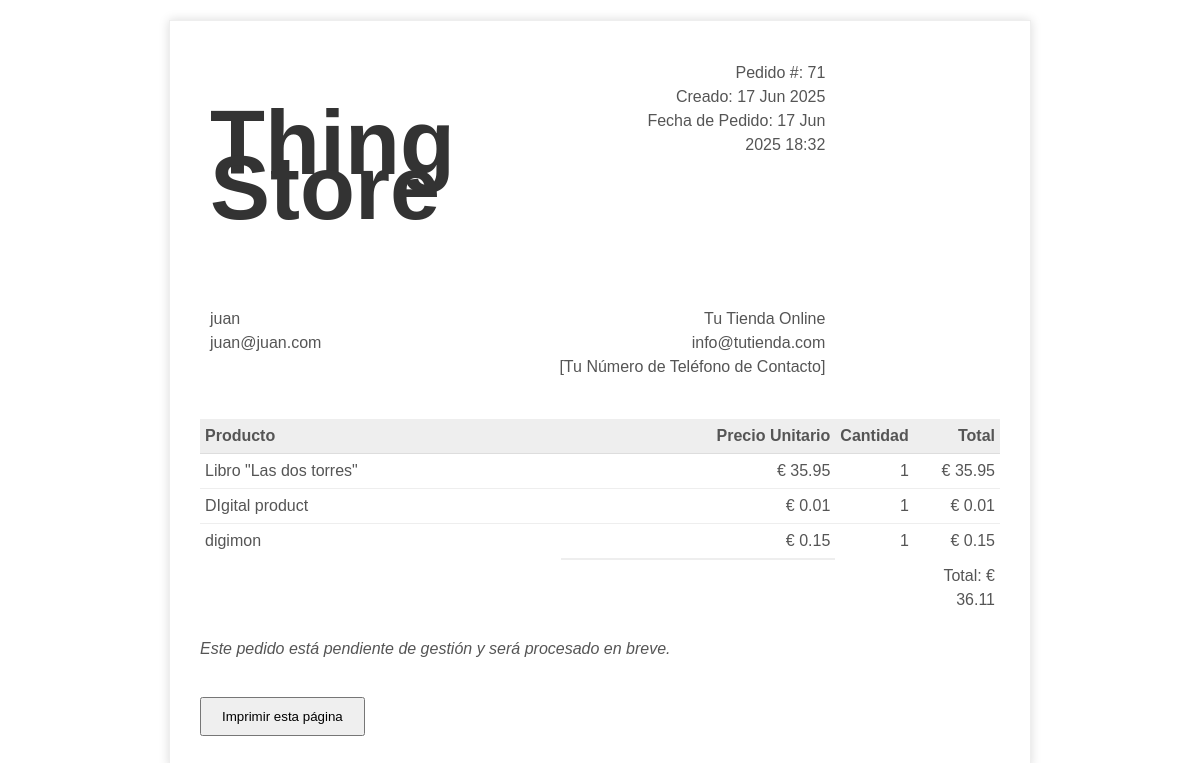
The app's page /order_print/71/ (signed in), older data.
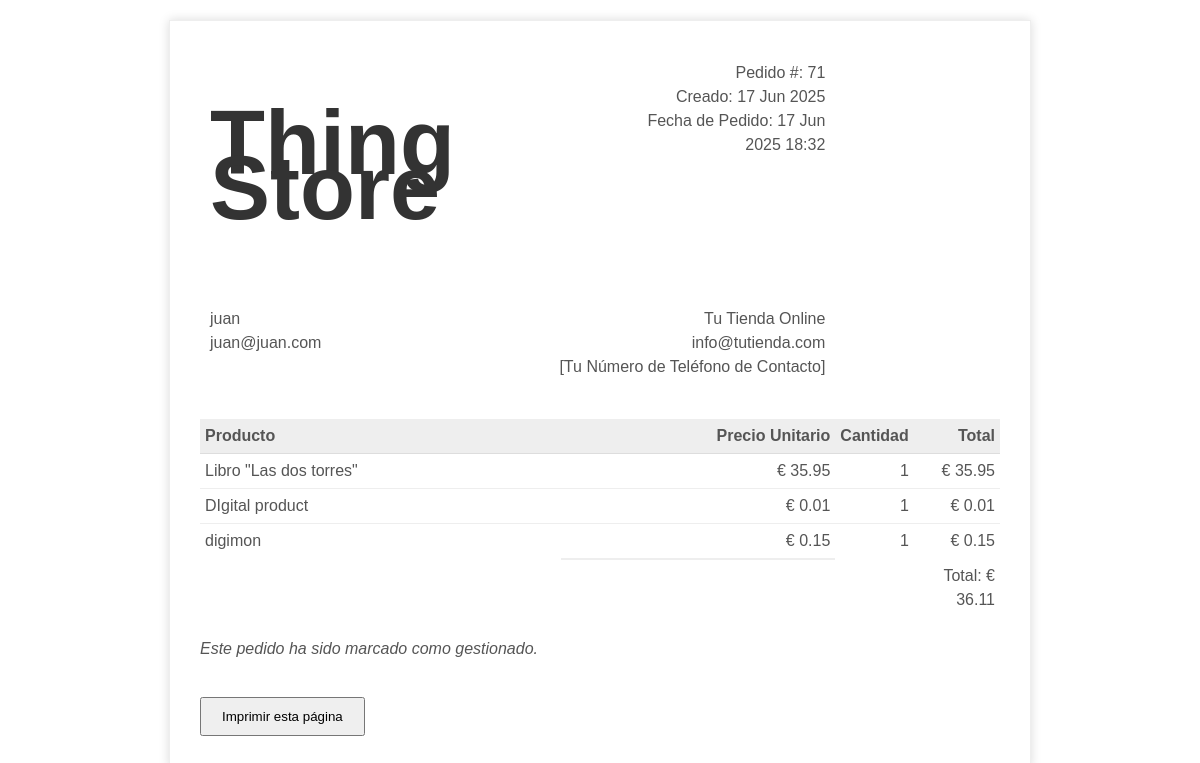
The same page, newer data.
### store/views.py (the view, shortened to what this page needs)
# urls.py: path('order_print/<int:order_id>/', views.order_print_view, name='order_print'), # Nombre de la ruta: 'order_print'
def order_print_view(request, order_id): # Eliminamos guest_token como argumento de ruta
    order = get_object_or_404(Order, id=order_id, complete=True)
    guest_token = request.GET.get('guest_token')
    if request.user.is_authenticated:
        customer = request.user.customer
        if order.customer != customer:
            raise Http404("No tienes permiso para ver este pedido.")
    current_datetime = timezone.now()
    context = {
        'order': order,
        'order_items': order.orderitem_set.all(),
        'current_datetime': current_datetime,
        'guest_access_token': guest_token
    }
    return render(request, 'store/order_print.html', context)

### store/models.py (called while the page is built)
    @property
    def get_cart_total(self):
        orderitems = self.orderitem_set.all()
        total = sum([item.get_total for item in orderitems])
        return total

    @property
    def get_total(self):
        if self.product:
            total = self.product.price * self.quantity
            return total
        return Decimal('0.00')  # Devuelve 0 si no hay producto

### store/templates/store/order_print.html (shortened to what this page needs)
<!DOCTYPE html>
<html>
<head>
</head>
<body>
    <div class="invoice-box">
        <table cellpadding="0" cellspacing="0">
            <tr class="top">
                <td colspan="2">
                    <table>
                        <tr>
                            <td class="title">
                                <h1>Thing Store</h1>
                            </td>
                            <td>
                                Pedido #: {{ order.id }}<br>
                                Creado: {{ current_datetime|date:"d M Y" }}<br>
                                Fecha de Pedido: {{ order.date_ordered|date:"d M Y H:i" }}
                            </td>
                        </tr>
                    </table>
                </td>
            </tr>
            <tr class="information">
                <td colspan="2">
                    <table>
                        <tr>
                            <td>
                                {% if order.customer.name %}{{ order.customer.name }}{% else %}Cliente Anónimo{% endif %}<br>
                                {% if order.customer.email %}{{ order.customer.email }}{% endif %}<br>
                            </td>
                            <td>
                                Tu Tienda Online<br>
                                info@tutienda.com<br>
                                [Tu Número de Teléfono de Contacto]
                            </td>
                        </tr>
                    </table>
                </td>
            </tr>
            <tr class="heading">
                <td>Producto</td>
                <td class="text-right">Precio Unitario</td>
                <td class="text-right">Cantidad</td>
                <td class="text-right">Total</td>
            </tr>
            {% for item in order_items %}
            <tr class="item {% if forloop.last %}last{% endif %}">
                <td class="text-left">{{ item.product.name }}</td>
                <td class="text-right">€ {{ item.product.price|floatformat:2 }}</td>
                <td class="text-right">{{ item.quantity }}</td>
                <td class="text-right">€ {{ item.get_total|floatformat:2 }}</td>
            </tr>
            {% endfor %}
            <tr class="total">
                <td></td>
                <td></td>
                <td></td>
                <td class="text-right">Total: € {{ order.get_cart_total|floatformat:2 }}</td>
            </tr>
        </table>
        {% if order.is_processed %}
            <p style="margin-top: 20px; font-style: italic;">Este pedido ha sido marcado como gestionado.</p>
        {% else %}
            <p style="margin-top: 20px; font-style: italic;">Este pedido está pendiente de gestión y será procesado en breve.</p>
        {% endif %}
        <button onclick="window.print()" style="margin-top: 20px; padding: 10px 20px; cursor: pointer;">Imprimir esta página</button>
    </div>
</body>
</html>

Row changes from the older to the newer data that the page shows:
changed Order "juan": is_processed False → True (drawn)
Text that changed along with them:
text no longer shown: "Este pedido está pendiente de gestión y será procesado en breve."
text now shown: "Este pedido ha sido marcado como gestionado."
